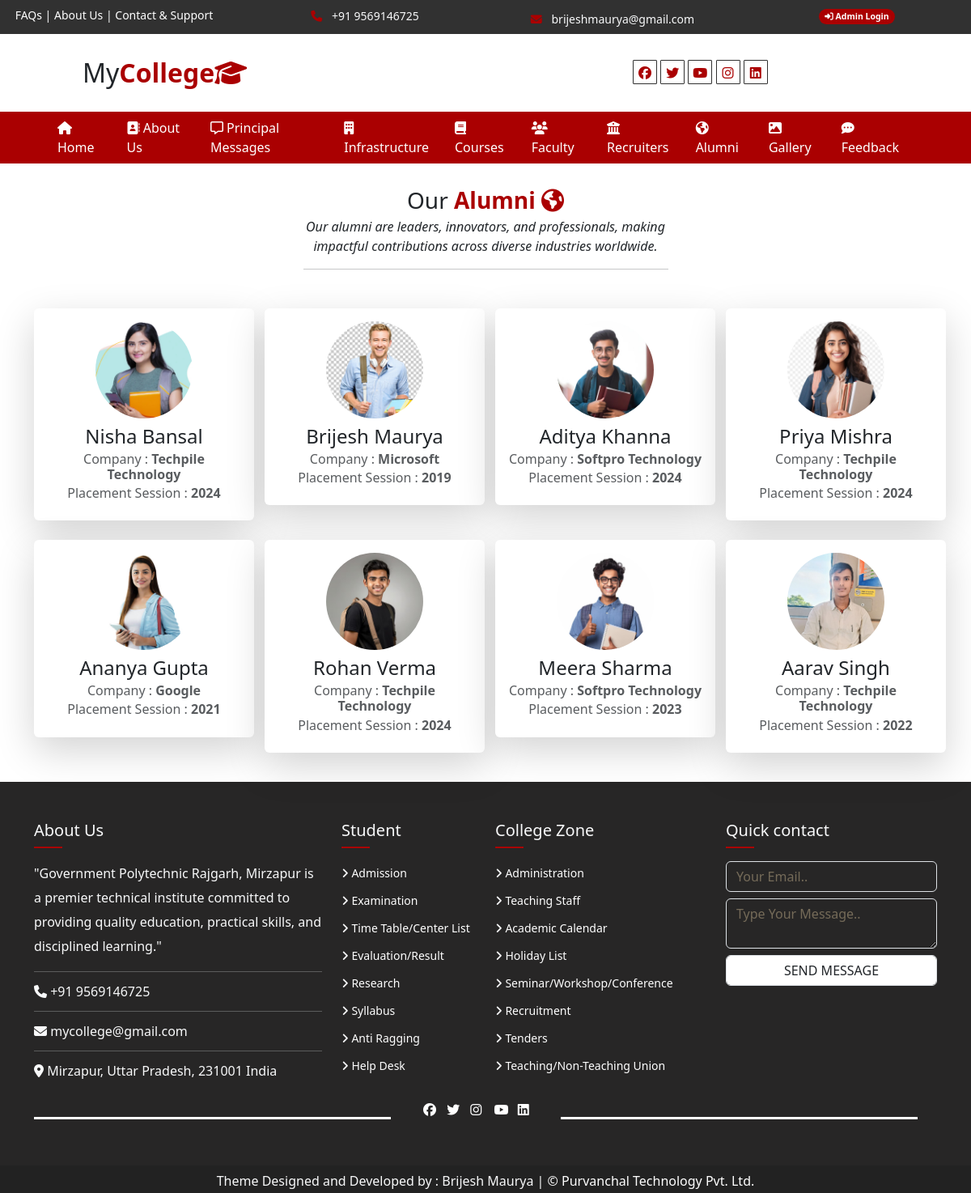
/alumny/, run on the app's committed database.
### user/models.py (models this page shows)
class tbl_alumni(models.Model):
    name=models.CharField(max_length=50,null=True)
    student_picture=models.ImageField(upload_to='static/placement/',null=True)
    company_name=models.CharField(max_length=48,null=True)
    placement_session=models.CharField(max_length=20,null=True)

### user/views.py (the view)
# urls.py: path('alumny/',views.alumny),
def alumny(request):
    data=tbl_alumni.objects.all().order_by('-id')
    ad={'adata':data}
    return render(request,'alumny.html',ad)

### templates/alumny.html
{% extends 'base.html' %}
{% load static %}
{% block childpage %}
<div class="container">
<div class="row">
    <div class="col-sm-5 mx-auto text-center my-4">
        <p class="fs-3 m-0">Our <b class="txt-color1">Alumni
       <i class="fa-solid fa-earth-americas"></i>
        </b></p>
        <i>Our alumni are leaders, innovators, and professionals, making impactful contributions across diverse industries worldwide.</i>
        <hr/>
    </div>
</div>
    <div class="row my-2">
        {% for i in adata %}
        <div class="col-sm-3 ">
             <div class="card mx-auto mb-4 shadow-lg border-0" style="width: 17rem;">
  <div class="card-body text-center">
     <center><img class="rounded-circle" width="120px;" height="120px;" src="../{{i.student_picture}}"/></center>
      <h4 class="card-title mt-2">{{i.name}}</h4>
      <h6 class="card-subtitle mb-2 text-body-secondary">Company : <b>{{i.company_name}}</b></h6>
    <h6 class="card-subtitle mb-2 text-body-secondary">Placement Session : <b>{{i.placement_session}}</b></h6>
  </div>
</div>
        </div>
        {% endfor %}
    </div>
</div>
{% endblock %}

### templates/base.html (shortened to what this page needs)
<!DOCTYPE html>
{% load static %}
<html lang="en">
<head>
  <link href="{% static 'css/all.css' %}" rel="stylesheet">
  <link href="{% static 'css/bootstrap.css' %}" rel="stylesheet">
</head>
<body>
<div class="container-fluid px-0">
  <div class="row t1 bg-mycolor2 text-light text-center py-1">
    <div class="col-sm-3 pt-1">
      <a href="#">FAQs</a> |
      <a href="/about/">About Us</a> |
      <a href="/contact/">Contact & Support</a>
    </div>
    <div class="col-sm-3">
      <a href="tel:+91 9569146725"><i class="fa-solid fa-phone ic"></i></a>
      +91 9569146725
    </div>
    <div class="col-sm-3 pt-1">
      <a target="_blank" href="https://mail.google.com/mail/u/0/#inbox?compose=GTvVlcSDZBJRBPJjfCwcwnnzLGWXwSbgxRCTgKlDXvCjQCvDQkHNmVWmKhnClLnKfLHBXvhBsFHhM"><i class="fa-solid fa-envelope ic"></i></a>
      brijeshmaurya@gmail.com
    </div>
    <div class="col-sm-3 pt-1">
      <a href="/admins/" class="badge bg-mycolor1 rounded-pill">
          <i class="fa-solid fa-right-to-bracket"></i>
          Admin Login</a>
    </div>
  </div>
  <div class="row t2 py-4">
    <div class="col-sm-10 mx-auto">
      <div class="row">
        <div class="col-sm-8 fs-2">
          My<b class="txt-color1">College<i class="fa-solid fa-graduation-cap"></i></b>
        </div>
        <div class="col-sm-4 pt-2">
           <i class="fa-brands fa-facebook ic"></i>
      <i class="fa-brands fa-twitter ic"></i>
      <i class="fa-brands fa-youtube ic"></i>
      <i class="fa-brands fa-instagram ic"></i>
      <i class="fa-brands fa-linkedin ic"></i>
        </div>
      </div>
    </div>
  </div>
  <div class="row menu bg-mycolor1 sticky-top" style="min-height:40px;">
    <div class="col-sm-11 mx-auto">
      <nav class="navbar navbar-expand-lg p-0 navbar-light bg-light" id="menu">
  <div class="container-fluid">
    <div class="collapse navbar-collapse " id="navbarSupportedContent">
      <ul class="navbar-nav me-auto mb-2 mb-lg-0">
        <li class="nav-item pe-3">
          <a class="nav-link active" aria-current="page" href="/home/">
            <i class="fa-solid fa-house"></i>
            Home</a>
        </li>
        <li class="nav-item pe-3">
          <a class="nav-link active" aria-current="page" href="/about/">
            <i class="fa-solid fa-address-book"></i>
            About Us</a>
        </li>
          <li class="nav-item pe-3">
          <a class="nav-link active" aria-current="page" href="/primsg/">
          <i class="fa-regular fa-message"></i>
            Principal Messages</a>
        </li>
        <li class="nav-item pe-3">
          <a class="nav-link active" aria-current="page" href="/infra/">
            <i class="fa-solid fa-building"></i>
            Infrastructure</a>
        </li>
        <li class="nav-item pe-3">
          <a class="nav-link" href="/courses/">
            <i class="fa-solid fa-book"></i>
            Courses</a>
        </li>
        <li class="nav-item pe-3">
          <a class="nav-link active" aria-current="page" href="/faculty/">
            <i class="fa-solid fa-users"></i>
            Faculty</a>
        </li>
        <li class="nav-item pe-3">
          <a class="nav-link active" aria-current="page" href="/recruiters/">
            <i class="fa-solid fa-building-columns"></i>
            Recruiters</a>
        </li>
          <li class="nav-item pe-3">
          <a class="nav-link active" aria-current="page" href="/alumny/">
            <i class="fa-solid fa-earth-americas"></i>
            Alumni</a>
        </li>
        <li class="nav-item pe-3">
          <a class="nav-link active" aria-current="page" href="/gallery/">
            <i class="fa-solid fa-image"></i>
            Gallery</a>
        </li>
        <li class="nav-item pe-3">
          <a class="nav-link active" aria-current="page" href="/feedback/">
            <i class="fa-solid fa-comment-dots"></i>
            Feedback</a>
        </li>
      </ul>
    </div>
  </div>
</nav>
    </div>
  </div>
    <div class="row">
        <div class="col-sm-12">
            {% block childpage %}
            {% endblock %}
        </div>
    </div>
  <div class="footer">
    <div class="container">
      <div class="row py-5 my-1">
        <div class="col-sm-4 text-light">
          <h5>About Us</h5>
          <div class="fline"></div>
          <p class="pt-3"> "Government Polytechnic Rajgarh, Mirzapur is a premier technical institute committed to providing quality education, practical skills, and disciplined learning."</p><hr/>
           <div class="fs-6 lh "><i class="fa-solid fa-phone pt-0 pe-0"></i> +91 9569146725</div><hr/>
          <div class="fs-6 lh"><i class="fa-solid fa-envelope pt-0 pe-0"></i> mycollege@gmail.com</div><hr/>
          <div class="fs-6 lh"><i class="fa-solid fa-location-dot pe-0"></i> Mirzapur, Uttar Pradesh, 231001 India</div>
        </div>
        <div class="col-sm-2 text-light">
          <h5>Student</h5>
          <div class="fline"></div>
          <div class="t1 pt-3">
            <ul>
              <li><i class="fas fa-angle-right"></i><a class="a" href="#"> Admission</a></li>
              <li class="pt-1"><i class="fas fa-angle-right"></i><a class="a" href="#"> Examination</a></li>
              <li class="pt-1"><i class="fas fa-angle-right"></i><a class="a" href="#"> Time Table/Center List</a></li>
              <li class="pt-1"><i class="fas fa-angle-right"></i><a class="a" href="#"> Evaluation/Result</a></li>
              <li class="pt-1"><i class="fas fa-angle-right"></i><a class="a" href="#"> Research</a></li>
              <li class="pt-1"><i class="fas fa-angle-right"></i><a class="a" href="#"> Syllabus</a></li>
              <li class="pt-1"><i class="fas fa-angle-right"></i><a class="a" href="#"> Anti Ragging</a></li>
              <li class="pt-1"><i class="fas fa-angle-right"></i><a class="a" href="#"> Help Desk</a></li>
            </ul>
          </div>
        </div>
        <div class="col-sm-3 text-light">
           <h5>College Zone</h5>
          <div class="fline"></div>
          <div class="t1 pt-3">
            <ul>
              <li><i class="fas fa-angle-right"></i><a class="a" href="#"> Administration</a></li>
              <li class="pt-1"><i class="fas fa-angle-right"></i><a class="a" href="#"> Teaching Staff</a></li>
              <li class="pt-1"><i class="fas fa-angle-right"></i><a class="a" href="#"> Academic Calendar</a></li>
              <li class="pt-1"><i class="fas fa-angle-right"></i><a class="a" href="#"> Holiday List</a></li>
              <li class="pt-1"><i class="fas fa-angle-right"></i><a class="a" href="#"> Seminar/Workshop/Conference</a></li>
              <li class="pt-1"><i class="fas fa-angle-right"></i><a class="a" href="#"> Recruitment</a></li>
              <li class="pt-1"><i class="fas fa-angle-right"></i><a class="a" href="#"> Tenders</a></li>
              <li class="pt-1"><i class="fas fa-angle-right"></i><a class="a" href="#"> Teaching/Non-Teaching Union</a></li>
            </ul>
          </div>
        </div>
        <div class="col-sm-3 text-light">
          <h5>Quick contact</h5>
          <div class="fline"></div>
          <form class="pt-3">
            <input type="Email" name="email" required placeholder="Your Email.." style="background:transparent;" class="form-control t w-100 mb-2">
            <textarea type="text" name="msg" required placeholder="Type Your Message.." style="background:transparent;" class="form-control t w-100 mb-2"></textarea>
            <input type="submit" value="SEND MESSAGE" class="form-control w-100 ">
          </form>
        </div>
        <div class="row">
          <div class="col-sm-5 pt-5">
            <div class="foline"></div>
          </div>
          <div class="col-sm-2  pt-4">
            <i class="fa-brands fa-facebook if ms-3"></i>
            <i class="fa-brands fa-twitter if"></i>
            <i class="fa-brands fa-instagram if"></i>
            <i class="fa-brands fa-youtube if"></i>
            <i class="fa-brands fa-linkedin if"></i>
          </div>
          <div class="col-sm-5 pt-5">
            <div class="foline"></div>
          </div>
        </div>
      </div>
    </div>
    <div class="row bfooter text-light">
        <div class="col-sm-12 pt-1">
           <a href="#" class="text-light" style="text-decoration:none;">Theme Designed and Developed by : Brijesh Maurya</a> |
           <a href="https://www.techpile.in/"  class="text-white " target="_blank" style="text-decoration:none;">  &copy Purvanchal Technology Pvt. Ltd. </a>
        </div>
</div>
    </div>
</div>
</body>
</html>

### templates/base.html (style rules this page uses)
body { overflow-x:hidden; }
:root { --bgcolor1:#aa0001; --bgcolor2:#313131; --bgcolor3:#f1c45c; }
.bg-mycolor1 { background:var(--bgcolor1); }
.bg-mycolor2 { background:var(--bgcolor2); }
.txt-color1 { color:var(--bgcolor1); }
.t1 a { text-decoration:none; color:white; }
.t1 { font-size:14px; }
.ic { border:1px solid var(--bgcolor2); height:30px; width:30px; text-align:center; line-height:30px; border-radius:1px; transition:all .5s; color:var(--bgcolor1); }
.if { height:25px; width:25px; color:#ffffff; }
#menu { background:transparent !important; }
#menu ul li a { color:white; }
.footer { min-height:500px; background:#272626; line-height:30px; }
.fline { border-top:2px solid var(--bgcolor1); width:35px; }
ul { display:contents; list-style:none; }
.t::placeholder { color:#756b59; }
.lh { line-height:1; }
.foline { border-top:3px solid white; width:100% }
.bfooter { margin-top:1px; background:#222222; text-align:center; }

### data on the page
tbl_alumni: student_picture (picture), name "Nisha Bansal", company_name "Techpile Technology", placement_session "2024"
tbl_alumni: student_picture (picture), name "Brijesh Maurya", company_name "Microsoft", placement_session "2019"
tbl_alumni: student_picture (picture), name "Aditya Khanna", company_name "Softpro Technology", placement_session "2024"
tbl_alumni: student_picture (picture), name "Priya Mishra", company_name "Techpile Technology", placement_session "2024"
tbl_alumni: student_picture (picture), name "Ananya Gupta", company_name "Google", placement_session "2021"
tbl_alumni: student_picture (picture), name "Rohan Verma", company_name "Techpile Technology", placement_session "2024"
tbl_alumni: student_picture (picture), name "Meera Sharma", company_name "Softpro Technology", placement_session "2023"
tbl_alumni: student_picture (picture), name "Aarav Singh", company_name "Techpile Technology", placement_session "2022"
